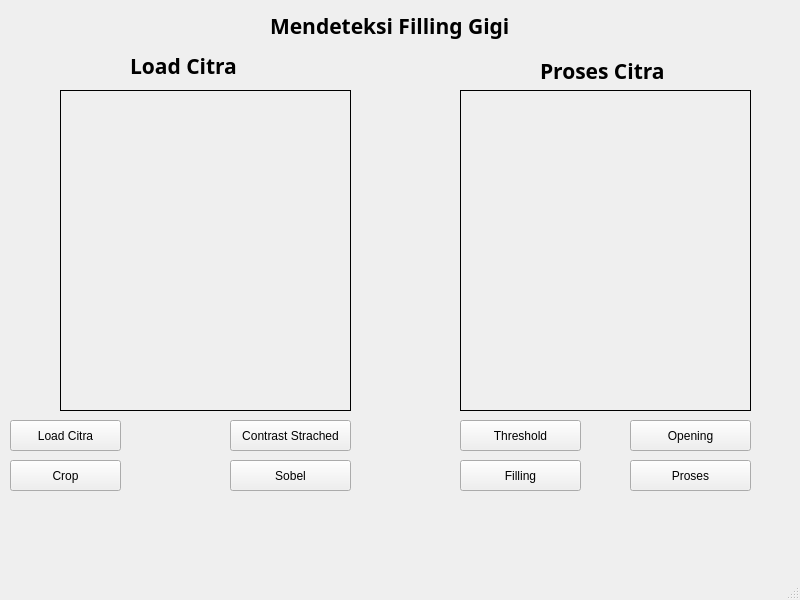
<?xml version="1.0" encoding="UTF-8"?>
<ui version="4.0">
 <class>MainWindow</class>
 <widget class="QMainWindow" name="MainWindow">
  <property name="geometry">
   <rect>
    <x>0</x>
    <y>0</y>
    <width>800</width>
    <height>600</height>
   </rect>
  </property>
  <property name="windowTitle">
   <string>MainWindow</string>
  </property>
  <widget class="QWidget" name="centralwidget">
   <widget class="QLabel" name="label">
    <property name="geometry">
     <rect>
      <x>60</x>
      <y>90</y>
      <width>291</width>
      <height>321</height>
     </rect>
    </property>
    <property name="frameShape">
     <enum>QFrame::Box</enum>
    </property>
    <property name="text">
     <string/>
    </property>
   </widget>
   <widget class="QLabel" name="label_2">
    <property name="geometry">
     <rect>
      <x>460</x>
      <y>90</y>
      <width>291</width>
      <height>321</height>
     </rect>
    </property>
    <property name="frameShape">
     <enum>QFrame::Box</enum>
    </property>
    <property name="text">
     <string/>
    </property>
   </widget>
   <widget class="QPushButton" name="pushButton">
    <property name="geometry">
     <rect>
      <x>10</x>
      <y>420</y>
      <width>111</width>
      <height>31</height>
     </rect>
    </property>
    <property name="text">
     <string>Load Citra</string>
    </property>
   </widget>
   <widget class="QLabel" name="label_3">
    <property name="geometry">
     <rect>
      <x>130</x>
      <y>40</y>
      <width>131</width>
      <height>51</height>
     </rect>
    </property>
    <property name="font">
     <font>
      <family>Yu Gothic UI Semibold</family>
      <pointsize>16</pointsize>
      <weight>75</weight>
      <bold>true</bold>
     </font>
    </property>
    <property name="text">
     <string>Load Citra</string>
    </property>
   </widget>
   <widget class="QLabel" name="label_4">
    <property name="geometry">
     <rect>
      <x>540</x>
      <y>50</y>
      <width>151</width>
      <height>41</height>
     </rect>
    </property>
    <property name="font">
     <font>
      <family>Yu Gothic UI Semibold</family>
      <pointsize>16</pointsize>
      <weight>75</weight>
      <bold>true</bold>
     </font>
    </property>
    <property name="text">
     <string>Proses Citra</string>
    </property>
   </widget>
   <widget class="QPushButton" name="pushButton_3">
    <property name="geometry">
     <rect>
      <x>630</x>
      <y>460</y>
      <width>121</width>
      <height>31</height>
     </rect>
    </property>
    <property name="text">
     <string>Proses</string>
    </property>
   </widget>
   <widget class="QPushButton" name="pushButton_4">
    <property name="geometry">
     <rect>
      <x>10</x>
      <y>460</y>
      <width>111</width>
      <height>31</height>
     </rect>
    </property>
    <property name="text">
     <string>Crop</string>
    </property>
   </widget>
   <widget class="QPushButton" name="pushButton_5">
    <property name="geometry">
     <rect>
      <x>230</x>
      <y>420</y>
      <width>121</width>
      <height>31</height>
     </rect>
    </property>
    <property name="text">
     <string>Contrast Strached</string>
    </property>
   </widget>
   <widget class="QPushButton" name="pushButton_6">
    <property name="geometry">
     <rect>
      <x>230</x>
      <y>460</y>
      <width>121</width>
      <height>31</height>
     </rect>
    </property>
    <property name="text">
     <string>Sobel</string>
    </property>
   </widget>
   <widget class="QPushButton" name="pushButton_7">
    <property name="geometry">
     <rect>
      <x>460</x>
      <y>420</y>
      <width>121</width>
      <height>31</height>
     </rect>
    </property>
    <property name="text">
     <string>Threshold</string>
    </property>
   </widget>
   <widget class="QPushButton" name="pushButton_8">
    <property name="geometry">
     <rect>
      <x>460</x>
      <y>460</y>
      <width>121</width>
      <height>31</height>
     </rect>
    </property>
    <property name="text">
     <string>Filling</string>
    </property>
   </widget>
   <widget class="QPushButton" name="pushButton_9">
    <property name="geometry">
     <rect>
      <x>630</x>
      <y>420</y>
      <width>121</width>
      <height>31</height>
     </rect>
    </property>
    <property name="text">
     <string>Opening</string>
    </property>
   </widget>
   <widget class="QLabel" name="label_5">
    <property name="geometry">
     <rect>
      <x>270</x>
      <y>0</y>
      <width>291</width>
      <height>51</height>
     </rect>
    </property>
    <property name="font">
     <font>
      <family>Yu Gothic UI Semibold</family>
      <pointsize>16</pointsize>
      <weight>75</weight>
      <bold>true</bold>
     </font>
    </property>
    <property name="text">
     <string>Mendeteksi Filling Gigi </string>
    </property>
   </widget>
  </widget>
  <widget class="QMenuBar" name="menubar">
   <property name="geometry">
    <rect>
     <x>0</x>
     <y>0</y>
     <width>800</width>
     <height>22</height>
    </rect>
   </property>
  </widget>
  <widget class="QStatusBar" name="statusbar"/>
 </widget>
 <resources/>
 <connections/>
</ui>
